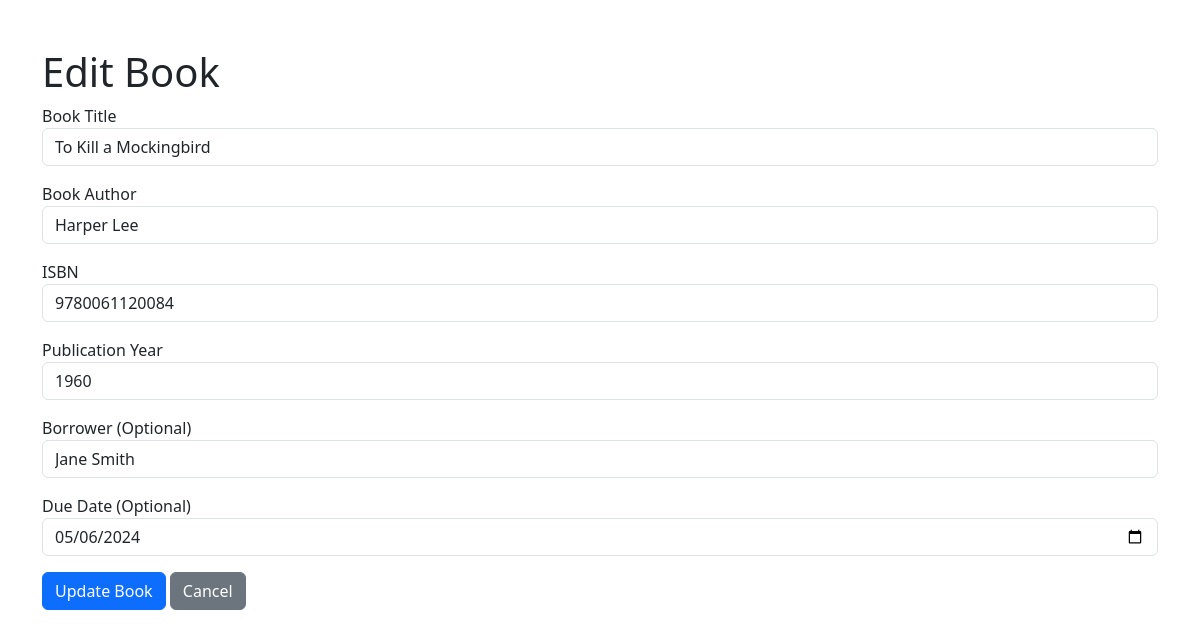
Screenshot of /book-edit.php?id=7 with the database file from the repository.
### tables this page shows
CREATE TABLE `books` (
  `id` int(11) NOT NULL,
  `book_title` varchar(255) NOT NULL,
  `author` varchar(255) NOT NULL,
  `isbn` varchar(20) NOT NULL,
  `publication_year` int(11) DEFAULT NULL,
  `borrower` varchar(255) DEFAULT NULL,
  `due_date` date DEFAULT NULL
);

### book-edit.php (the view, shortened to what this page needs)
<?php
$pdo = new PDO('mysql:host=sql208.infinityfree.com;dbname=if0_38847636_blog', 'if0_38847636', 'X0LkFpkIaGQy8Om');
$pdo->setAttribute(PDO::ATTR_ERRMODE, PDO::ERRMODE_EXCEPTION);
$id = $_GET['id'] ?? null;
$statement = $pdo->prepare('SELECT * FROM books WHERE id = :id');
$statement->bindValue(':id', $id);
$statement->execute();
$book = $statement->fetch(PDO::FETCH_ASSOC);
$title = $book['book_title'];
$author = $book['author'];
$isbn = $book['isbn'];
$publication_year = $book['publication_year'];
$borrower = $book['borrower'];
$due_date = $book['due_date'];
?>
<!doctype html>
<html lang="en">
<head>
    <link href="https://cdn.jsdelivr.net/npm/bootstrap@5.3.3/dist/css/bootstrap.min.css" rel="stylesheet">
</head>
<body>
<div class="container mt-5">
    <h1>Edit Book</h1>
    <form method="POST">
        <div class="mb-3">
            <label>Book Title</label>
            <input type="text" name="book_title" class="form-control" value="<?php echo $title; ?>">
        </div>
        <div class="mb-3">
            <label>Book Author</label>
            <input type="text" name="author" class="form-control" value="<?php echo $author; ?>">
        </div>
        <div class="mb-3">
            <label>ISBN</label>
            <input type="number" name="isbn" class="form-control" value="<?php echo $isbn; ?>" >
        </div>
        <div class="mb-3">
            <label>Publication Year</label>
            <input type="number" name="publication_year" class="form-control" value="<?php echo $publication_year; ?>" >
        </div>
        <div class="mb-3">
            <label>Borrower (Optional)</label>
            <input type="text" name="borrower" class="form-control" value="<?php echo $borrower; ?>"
                   placeholder="Leave blank if not borrowed">
        </div>
        <div class="mb-3">
            <label>Due Date (Optional)</label>
            <input type="date" name="due_date" class="form-control" value="<?php echo $due_date; ?>">
        </div>
        <div class="mb-3">
            <button type="submit" class="btn btn-primary">Update Book</button>
            <a href="books.php" class="btn btn-secondary">Cancel</a>
        </div>
    </form>
</div>
</body>
</html>

### rows the page displays
books: book_title "To Kill a Mockingbird", author "Harper Lee", isbn "9780061120084", publication_year "1960", borrower "Jane Smith", due_date "05/06/2024"
